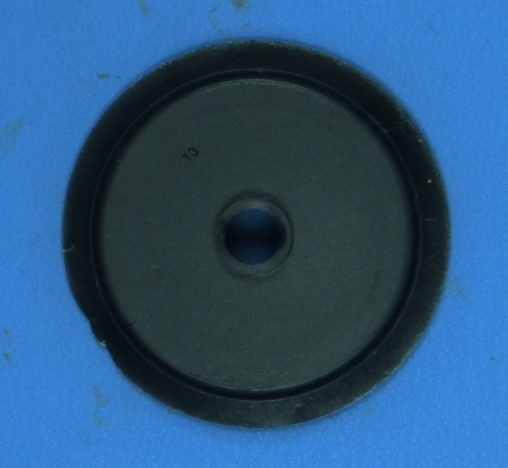
#> input picture NOK_borda/Fig_NOK_15.jpg, 508 x 468 px, found by its file name
$ python Tarefa4.py
#> lines starting #> are read from the running program, lines starting #| are printed output that depends on the picture; after the words box and inside, x2 and y2 are one past the last pixel; in counts of white or black regions, pixels touching at a corner belong together
### funcao_filtro.py
import cv2
import numpy as np
import matplotlib.pyplot as plt
from math import *

#img_in = cv2.imread("Tratamento_blobs\Figuras\Pecas_Variadas.png", cv2.IMREAD_GRAYSCALE)
#img_bin = np.where(img_in>128, 255, 0).astype("uint8")

#kernel = np.ones((3,3),np.uint8)

# [9 lines left out: functions close, open, not called in this run]


#img_out = close(img_bin,kernel)


#pneuzinhos - inercia_alta e convexidade alta
#covids     - inercia_alta e convexidade média
#parafusos  - inercia_baixa e convexidade alta
#fusosgran  - inercia_baixa e convexidade baixa

# Set up the detector_pneus with default parameters.

def filtro(img_in, byColor, byArea, byCircularity, byConvexity,byInertia,
           Color = 0, Area_min= 0.01, Area_max= 1.0,
           Circularity_min= 0.01, Circularity_max= 1.0,
           Convexity_min= 0.01,Convexity_max= 1.0,
           Inertia_min= 0.01,Inertia_max= 1.0):

    filtrar = cv2.SimpleBlobDetector_Params()

    filtrar.filterByColor = byColor
    if byColor == True:
        filtrar.blobColor = Color

    filtrar.filterByArea = byArea
    if byArea == True:
        filtrar.minArea = Area_min
        filtrar.maxArea = Area_max

    filtrar.filterByCircularity = byCircularity
    if byCircularity == True:
        filtrar.minCircularity = Circularity_min
        filtrar.maxCircularity = Circularity_max

    filtrar.filterByConvexity = byConvexity
    if byConvexity == True:
        filtrar.minConvexity = Convexity_min
        filtrar.maxConvexity = Convexity_max

    filtrar.filterByInertia = byInertia
    if byInertia == True:
        filtrar.minInertiaRatio = Inertia_min
        filtrar.maxInertiaRatio = Inertia_max

    detector = cv2.SimpleBlobDetector_create(filtrar)
    filtrado = detector.detect(img_in)

    return filtrado

# [16 lines of commented-out code are left out]

### Tarefa4.py
import numpy as np
import cv2

import matplotlib.pyplot as plt
from math import *
from funcao_filtro import filtro


img_in = cv2.imread("NOK_borda\Fig_NOK_15.jpg", cv2.IMREAD_GRAYSCALE)
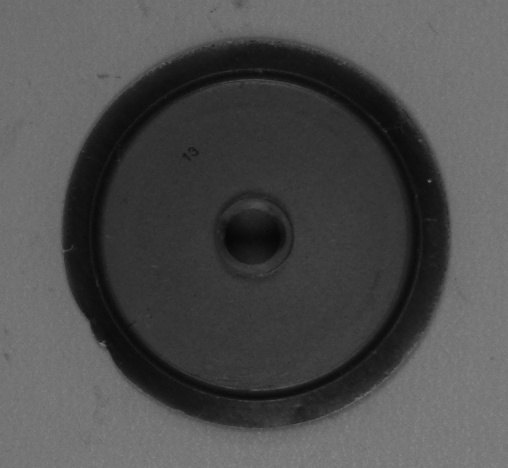
#> img_in: shape (468, 508); min 6, max 134, mean 78.1
if img_in is None:
    print("File not found. Bye!")
    exit(0)

img_bin = np.where(img_in >97, 255, 0).astype("uint8")
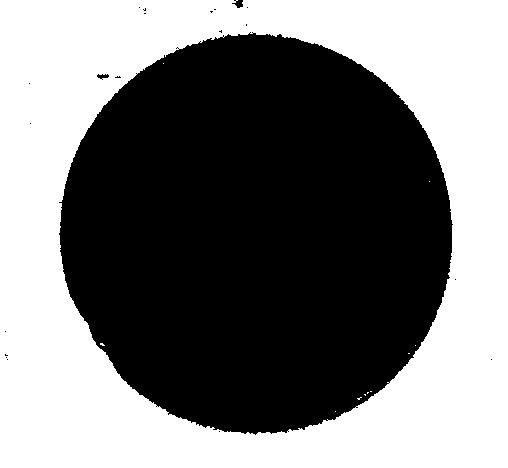
#> img_bin: shape (468, 508); 48.2% white; 11 white regions (10 under 20 px), largest, box (x1, y1, x2, y2) and area: (0, 0, 508, 468) 114577

cv2.imshow('graycsale image',img_in)
cv2.waitKey(0)

aro_exterior = filtro(img_bin,True,True,False,True,False,Color = 0,Area_min = 10000,Area_max = 200000,Convexity_max=0.96)
#> in filtro, `filtrado = detector.detect(img_in)`: filtrado = ()
#> aro_exterior = ()
img1_text = cv2.cvtColor(img_in,cv2.COLOR_GRAY2RGB)#pneus

i=1
for KPi in aro_exterior:
    print("Blob_", i, ": X= ", KPi.pt[0], " Y= ", KPi.pt[1], " size=", KPi.size**2, " ang=", KPi.angle)
    img1_text = cv2.putText(img1_text, str(i), (int(KPi.pt[0]),int(KPi.pt[1])), cv2.FONT_HERSHEY_PLAIN, 2,(0,0,255),2)
    i=i+1
#> this loop made 0 passes
#> after the loop, i = 1

cv2.imshow('graycsale image',img1_text)
cv2.waitKey(0)

img1_with_KPs = cv2.drawKeypoints(img_in, aro_exterior, np.array([]), (0,0,255), cv2.DRAW_MATCHES_FLAGS_DRAW_RICH_KEYPOINTS)
cv2.imshow('graycsale image',img1_with_KPs)
cv2.waitKey(0)

plt.imshow(img_in, cmap='gray')
plt.show()

$ run again, with NOK_borda/Fig_NOK_06.jpg copied over NOK_borda/Fig_NOK_15.jpg
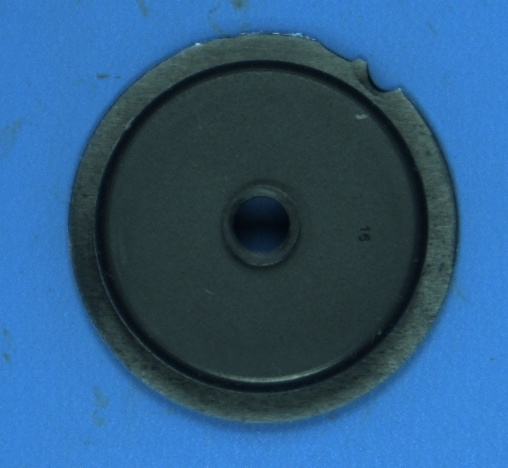
#> input picture NOK_borda/Fig_NOK_06.jpg, 508 x 468 px, found by its file name
#> `img_in = cv2.imread("NOK_borda\Fig_NOK_15.jpg", cv2.IMREAD_GRAYSCALE)`:
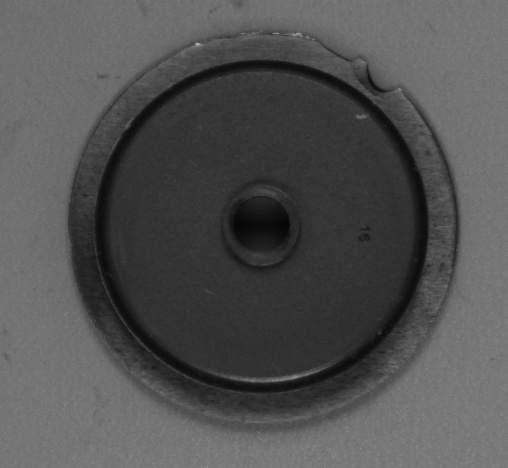
#> img_in: shape (468, 508); min 6, max 169, mean 81.7
#> `img_bin = np.where(img_in >97, 255, 0).astype("uint8")`:
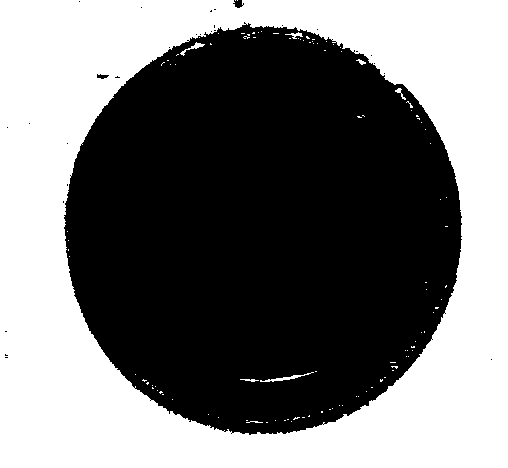
#> img_bin: shape (468, 508); 46.8% white; 108 white regions (100 under 20 px), largest, box (x1, y1, x2, y2) and area: (0, 0, 508, 468) 110582, (260, 372, 314, 382) 121, (180, 42, 205, 56) 79
#> filtrado = ()
#> after the loop `for KPi in aro_exterior:`: i = 1

$ run again, with NOK_borda/Fig_NOK_07.jpg copied over NOK_borda/Fig_NOK_15.jpg
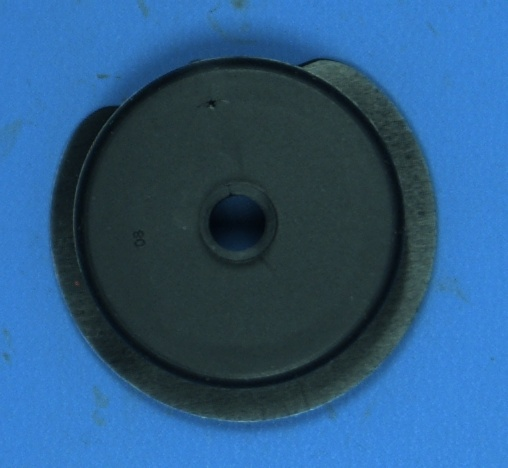
#> input picture NOK_borda/Fig_NOK_07.jpg, 508 x 468 px, found by its file name
#> `img_in = cv2.imread("NOK_borda\Fig_NOK_15.jpg", cv2.IMREAD_GRAYSCALE)`:
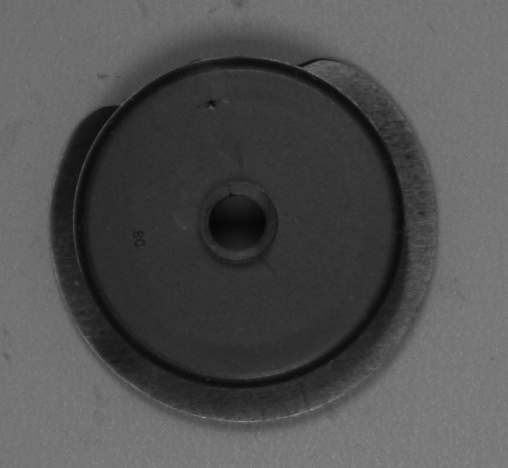
#> img_in: shape (468, 508); min 6, max 150, mean 80.7
#> `img_bin = np.where(img_in >97, 255, 0).astype("uint8")`:
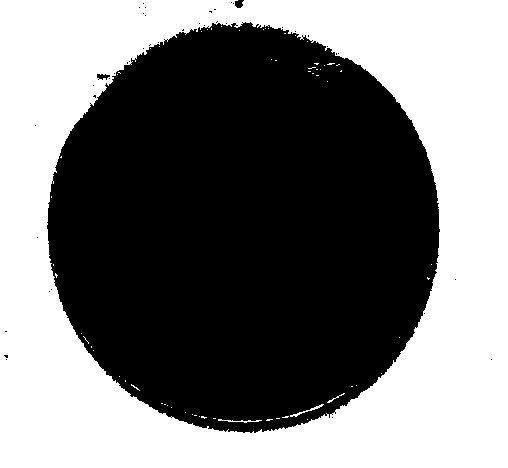
#> img_bin: shape (468, 508); 47.3% white; 64 white regions (60 under 20 px), largest, box (x1, y1, x2, y2) and area: (0, 0, 508, 468) 112205, (290, 404, 324, 417) 73, (218, 419, 262, 423) 63, (327, 393, 345, 403) 29
#> filtrado = ()
#> after the loop `for KPi in aro_exterior:`: i = 1
